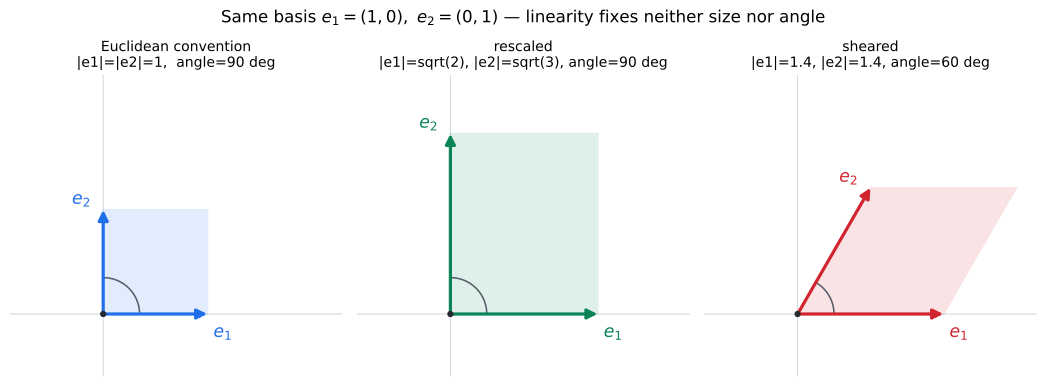

The script that saved this image:
#!/usr/bin/env python3
"""Static figure for 07강 4기 16강 — the basis vectors (1,0),(0,1) fix only the
linear structure, NOT a size or an angle (lecture §7). The same two basis vectors
can span a square (the Euclidean convention) OR any other parallelogram once we are
free to choose their lengths and the angle between them. Renders next to itself as
an SVG embedded by the note.

Reproduce:  uv run --with matplotlib --with numpy python basis-parallelogram-shapes-04-season-16-07.py
"""
from pathlib import Path
import numpy as np
import matplotlib.pyplot as plt
from matplotlib.patches import Polygon, FancyArrowPatch, Arc

OUT = Path(__file__).with_suffix(".svg")

# Three readings of the SAME pair of basis vectors e1=(1,0), e2=(0,1).
# Each panel chooses a (length of e1, length of e2, angle of e2) — none of which
# linearity alone can decide.
panels = [
    ("Euclidean convention\n|e1|=|e2|=1,  angle=90 deg", 1.0, 1.0, 90.0, "#1f6feb"),
    ("rescaled\n|e1|=sqrt(2), |e2|=sqrt(3), angle=90 deg", np.sqrt(2), np.sqrt(3), 90.0, "#0b8457"),
    ("sheared\n|e1|=1.4, |e2|=1.4, angle=60 deg", 1.4, 1.4, 60.0, "#d1242f"),
]

fig, axes = plt.subplots(1, 3, figsize=(11.0, 4.0))


def arrow(ax, p, color, lw=2.4):
    ax.add_patch(FancyArrowPatch((0, 0), p, arrowstyle="-|>", mutation_scale=15,
                                 lw=lw, color=color, shrinkA=0, shrinkB=0, zorder=5))


for ax, (title, l1, l2, ang, color) in zip(axes, panels):
    a = np.radians(ang)
    e1 = np.array([l1, 0.0])                      # first basis vector along x
    e2 = np.array([l2 * np.cos(a), l2 * np.sin(a)])  # second basis vector at given angle

    # parallelogram O, e1, e1+e2, e2
    poly = np.array([[0, 0], e1, e1 + e2, e2])
    ax.add_patch(Polygon(poly, closed=True, facecolor=color, alpha=0.13,
                         edgecolor=color, lw=1.6, zorder=2))

    arrow(ax, e1, color)
    arrow(ax, e2, color)

    # angle arc between the two basis vectors
    ax.add_patch(Arc((0, 0), 0.7, 0.7, angle=0, theta1=0, theta2=ang,
                     color="#57606a", lw=1.2, zorder=4))

    ax.text(e1[0] + 0.06, e1[1] - 0.22, r"$e_1$", color=color, fontsize=13, weight="bold")
    ax.text(e2[0] - 0.30, e2[1] + 0.06, r"$e_2$", color=color, fontsize=13, weight="bold")

    ax.scatter([0], [0], s=14, color="#24292f", zorder=6)
    ax.set_title(title, fontsize=10.5)
    ax.set_xlim(-0.9, 2.3)
    ax.set_ylim(-0.6, 2.3)
    ax.set_aspect("equal")
    ax.axhline(0, color="#d0d7de", lw=0.8, zorder=0)
    ax.axvline(0, color="#d0d7de", lw=0.8, zorder=0)
    ax.set_xticks([]); ax.set_yticks([])
    for s in ax.spines.values():
        s.set_visible(False)

fig.suptitle(r"Same basis $e_1=(1,0),\ e_2=(0,1)$ — linearity fixes neither size nor angle",
             fontsize=12.5, y=1.02)
fig.tight_layout()
fig.savefig(OUT, format="svg", bbox_inches="tight")
print(f"wrote {OUT}")
for title, l1, l2, ang, _ in panels:
    a = np.radians(ang)
    e2 = np.array([l2 * np.cos(a), l2 * np.sin(a)])
    area = abs(l1 * e2[1])  # |e1 x e2| = base * height
    print(f"  {title.splitlines()[0]:<22}  |e1|={l1:.3f} |e2|={l2:.3f} angle={ang:g}  area={area:.3f}")
